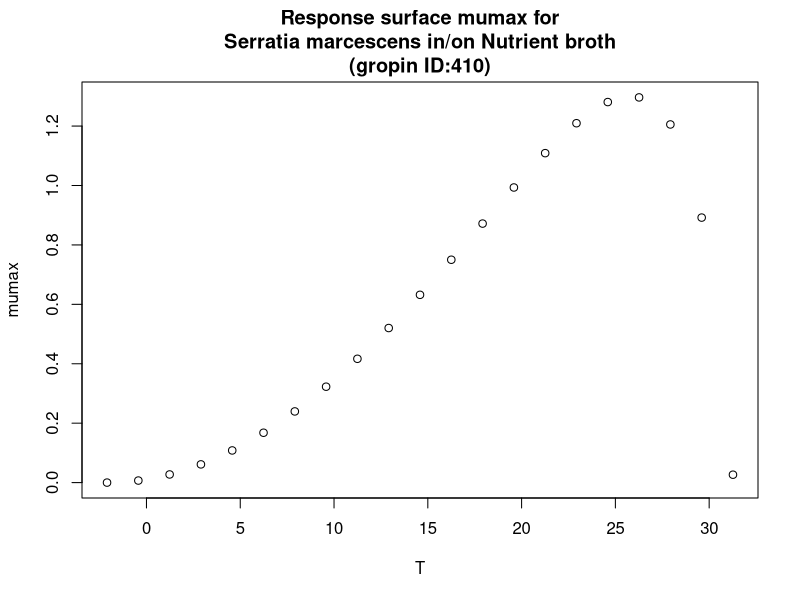

Write R code to recreate this figure.
#############################
# start of Parameter script
#############################
T <- seq(-2.1021,31.2687312687313,length.out=21)
#############################
# end of Parameter script
#############################
############################# 
# start of Model script Gropin ID 410 
#############################
 
# constant coefficients for this model
 
variables <- data.frame(T)
argumentsPar <- expand.grid(variables)
 
# heart of the model
response_surface <- function(T) {
   mumax <-(1.3*(T-31.3)*((T+2.1)^2))/((25.8+2.1)*((25.8+2.1)*(T-25.8)-(25.8-31.3)*(25.8-2.1-2*T)))

return(mumax=mumax)
} 

# output parameters
responseSurface <- cbind(argumentsPar,response_surface(argumentsPar['T']))
colnames(responseSurface) <- c(colnames(argumentsPar),'mumax')
#############################
# End of Model script
#############################
############################# 
# start of Visualisation script Gropin ID 410 
#############################
plot(T,responseSurface$'mumax',xlab='T',
                          ylab='mumax',main='Response surface mumax for
Serratia marcescens in/on Nutrient broth
(gropin ID:410)')
#############################
# End of Visualisation script
#############################
